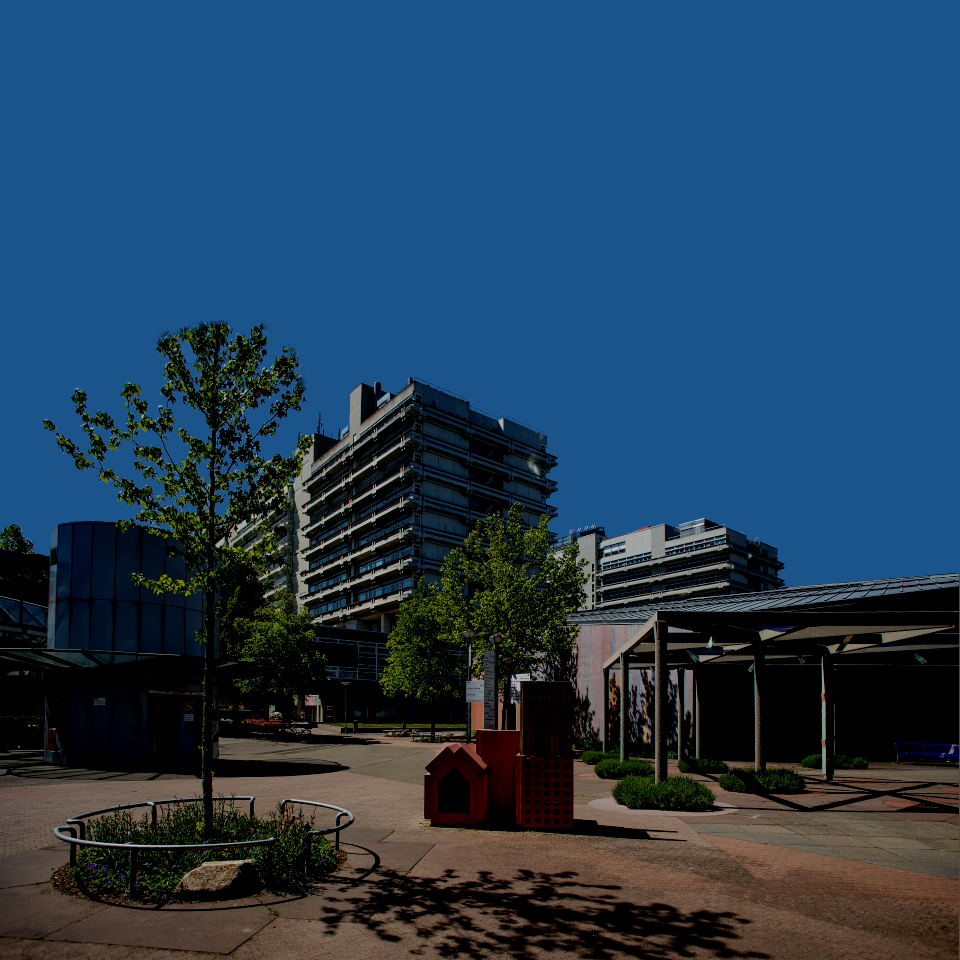
#> input picture assignments/xmas_challenge/data/uni_stuttgart.png, 960 x 960 px
$ python fireworks_challenge.py
#> lines starting #> are read from the running program, lines starting #| are printed output that depends on the picture; after the words box and inside, x2 and y2 are one past the last pixel; in counts of white or black regions, pixels touching at a corner belong together
import numpy as np
import matplotlib.pyplot as plt
###
### Data loading and array allocation
## image is given as RGB -> red green blue channels
uni = plt.imread( 'data/uni_stuttgart.png')[...,:3]
no_sky = uni.copy()
only_sky = uni.copy()

### Find the sky and extract it from the original image
## masks are arrays which denote positions of 'True' conditions
## create a mask of the sky (pixel values where there should be sky
## sky has high blue  values and low other values
sky_mask = (uni[...,0] < 0.4) * (uni[...,1] < 0.4)* (uni[...,2] > 0.5)
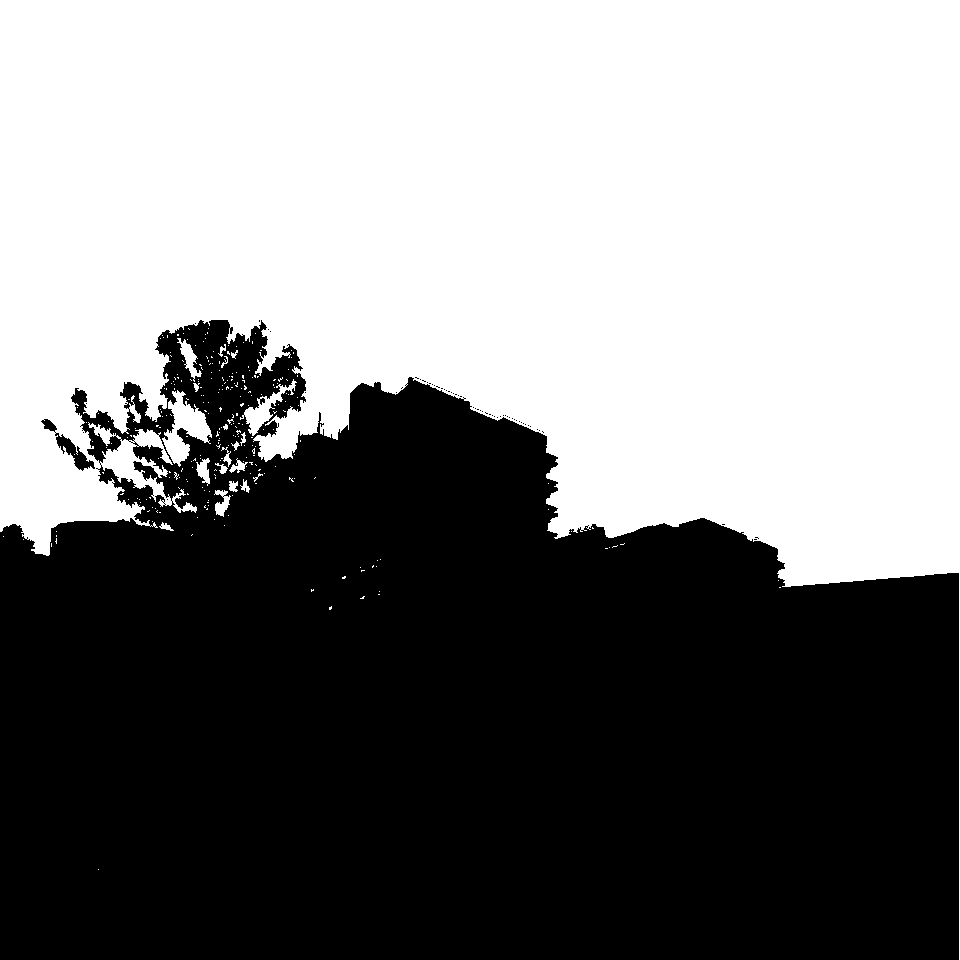
#> sky_mask: shape (960, 960) bool; 50.1% white; 59 black regions (57 under 20 px), largest, box (x1, y1, x2, y2) and area: (0, 320, 959, 960) 458963, (41, 419, 95, 471) 604
## * here serves as logical and
## create copies of the original image an only keep values which are sky/not sky
no_sky[sky_mask] = 0
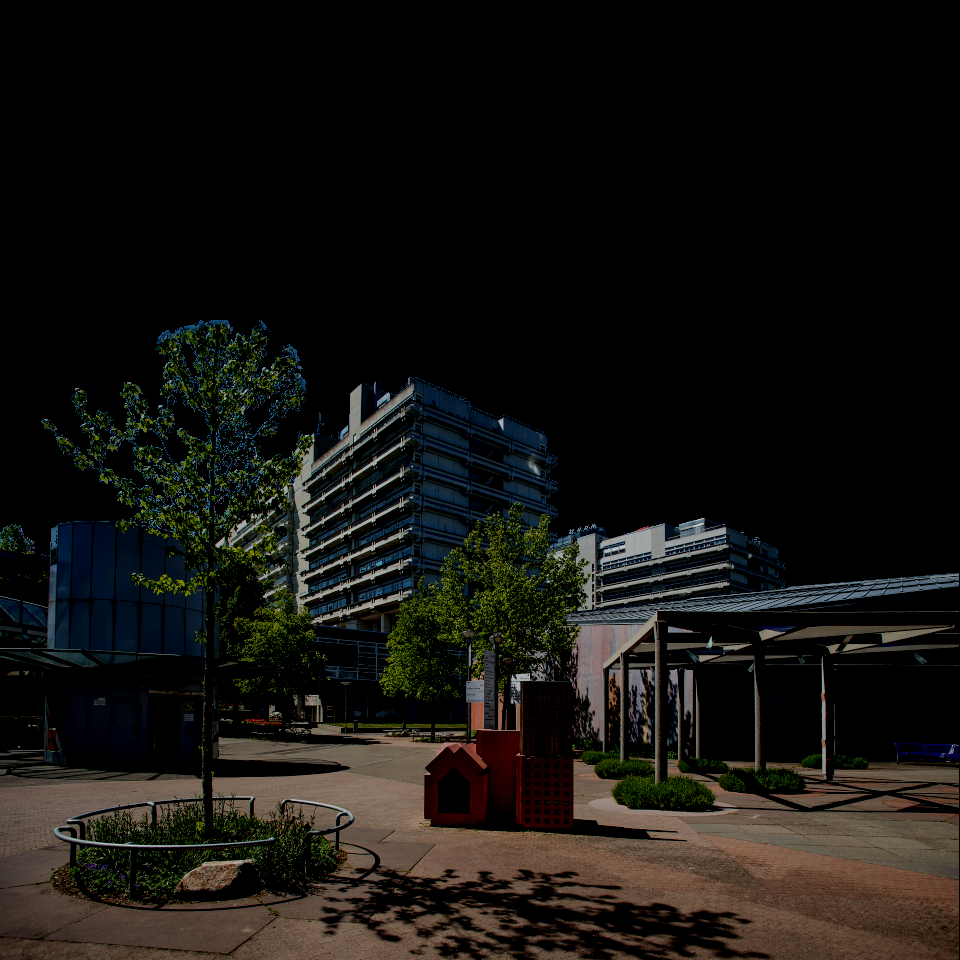
#> no_sky: shape (960, 960, 3) float32; mean R, G, B 0.0844, 0.0784, 0.0649
only_sky[~sky_mask] = 0
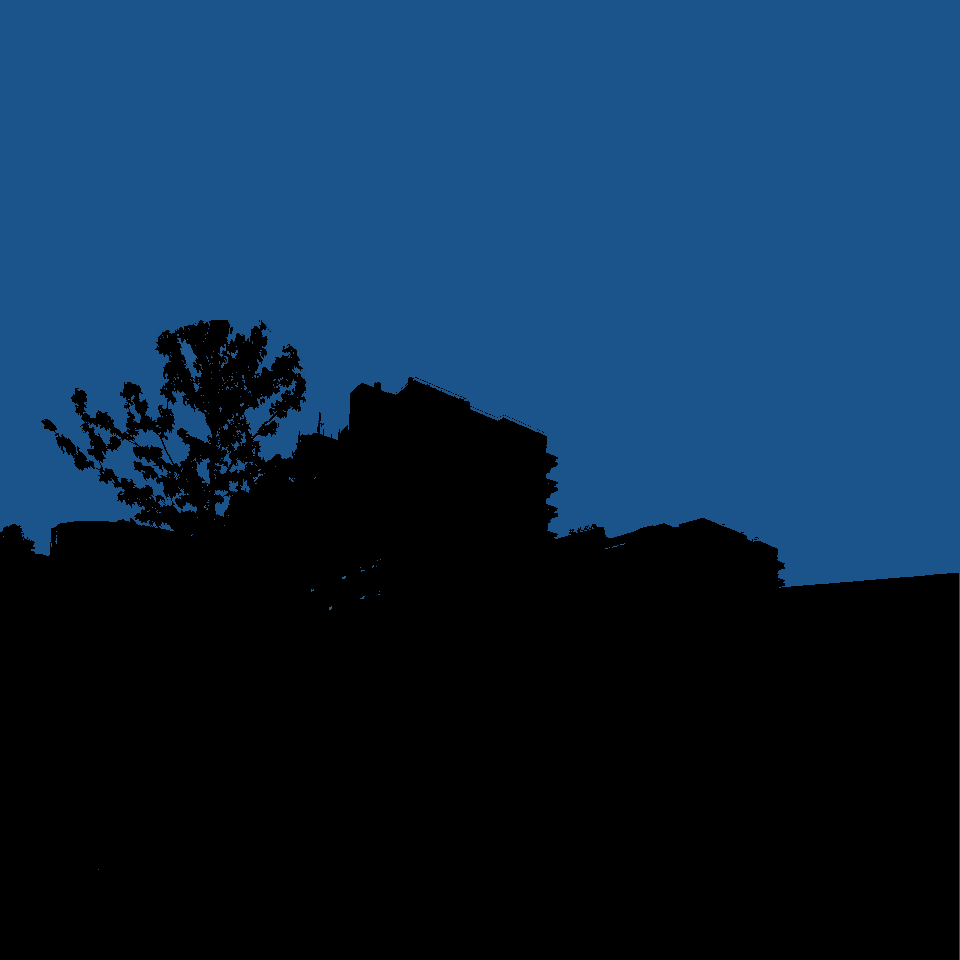
#> only_sky: shape (960, 960, 3) float32; mean R, G, B 0.051, 0.165, 0.274

### Plots
fig, axes = plt.subplots(1,3)
axes[0].imshow( uni)
axes[1].imshow( no_sky)
axes[2].imshow( only_sky)
axes[0].set_title( 'original image' )
axes[1].set_title( 'no sky' )
axes[2].set_title( 'only sky' )
for ax in axes:
    ax.axis('off')
plt.show()
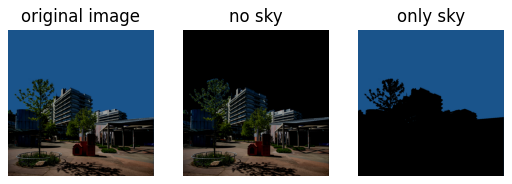
#> figure drawn by matplotlib, 3 panels
